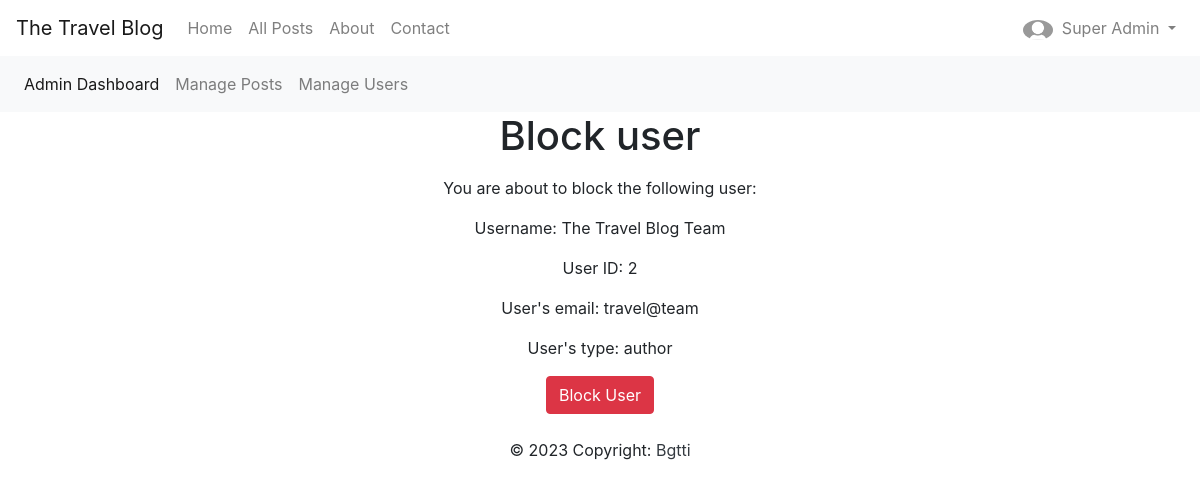
Page /dashboard/manage_users/block/2 (signed in) on the committed database.
### app/models/user.py (models this page shows, shortened)
class Blog_User(UserMixin, db.Model):
    __tablename__ = "blog_user"
    id = db.Column(db.Integer, primary_key=True)
    name = db.Column(db.String(200), nullable=False, unique=True)
    email = db.Column(db.String(200), nullable=False, unique=True)
    password = db.Column(db.String(200), nullable=False)
    date_created = db.Column(db.DateTime, default=datetime.utcnow)
    about = db.Column(db.String(385), default="")
    picture = db.Column(
        db.String(), default="Picture_default.jpg")
    type = db.Column(db.String(100), nullable=False, default="user")
    blocked = db.Column(db.String(5), default="FALSE")
    admin_notes = db.Column(db.Text)
    posts = db.relationship('Blog_Posts', backref='author')
    comments = db.relationship('Blog_Comments', backref='user')
    replies = db.relationship('Blog_Replies', backref='user')
    likes = db.relationship('Blog_Likes', backref='user')
    bookmarks = db.relationship('Blog_Bookmarks', backref='user')

### app/dashboard/routes.py (the view)
@dashboard.route("/dashboard/manage_users/block/<int:id>", methods=["GET", "POST"])
@login_required
def user_block(id):
    if current_user.type not in ("admin", "super_admin"):
        abort(403)
    user_to_block = Blog_User.query.get_or_404(id)
    if request.method == "POST":
        if id == 1:
            flash("Authorization error: this user cannot be blocked")
        else:
            user_to_block.blocked = "TRUE"
            user_comments = Blog_Comments.query.filter(
                Blog_Comments.user_id == user_to_block.id).all()
            user_replies = Blog_Replies.query.filter(
                Blog_Replies.user_id == user_to_block.id).all()
            if user_comments:
                for comment in user_comments:
                    comment.blocked = "TRUE"
            if user_replies:
                for reply in user_replies:
                    reply.blocked = "TRUE"
            try:
                db.session.commit()
                flash("User blocked successfully.")
                return redirect(url_for('dashboard.users_table'))
            except:
                db.session.rollback()
                flash("There was a problem blocking this user.")
                return render_template("dashboard/users_user_block.html", logged_in=current_user.is_authenticated, user_to_block=user_to_block)
    else:
        return render_template("dashboard/users_user_block.html", logged_in=current_user.is_authenticated, user_to_block=user_to_block)

### app/account/routes.py (called while the page is built)
@login_manager.user_loader
def load_user(user_id):
    return Blog_User.query.get(int(user_id))

### app/templates/dashboard/users_user_block.html
{% extends "account/dashboard_admin.html" %}
{% block page %}
<h1 class="mb-3 text-center">Block user</h1>
<section class="mb-3 container-fluid">
    <div class="justify-content-center">
        <p class="text-justify text-center">You are about to block the following user:</p>
        <p class="text-justify text-center">Username: {{user_to_block.name}}</p>
        <p class="text-justify text-center">User ID: {{user_to_block.id}}</p>
        <p class="text-justify text-center">User's email: {{user_to_block.email}}</p>
        <p class="text-justify text-center">User's type: {{user_to_block.type}}</p>
    </div>
</section>
<section class="mb-3 container-fluid">
    <div class="row justify-content-center">
        <form class="col-lg-2 col-md-10" action="/dashboard/manage_users/block/{{user_to_block.id}}" method="POST">
            <div class="d-flex justify-content-center">
                <button type="submit" name="submit_block" class="btn btn-danger mb-2">Block User</button>
            </div>
        </form>
    </div>
</section>
{% endblock %}

### app/templates/base.html (shortened to what this page needs)
<!doctype html>
<html lang="en">
<head>
    <link rel="stylesheet" href="https://cdn.jsdelivr.net/npm/bootstrap@4.5.3/dist/css/bootstrap.min.css"
>
    <link rel="stylesheet" href="/../static/CSS/styles.css">
</head>
<body>
    <nav class="navbar navbar-expand-lg navbar-light HOME-nav">
        <a class="navbar-brand" href="#">The Travel Blog</a>
        <div class="collapse navbar-collapse" id="navbarSupportedContent">
            <ul class="navbar-nav mr-auto">
                <li class="nav-item">
                    <a class="nav-link" href="/">Home <span class="sr-only">(current)</span></a>
                </li>
                <li class="nav-item">
                    <a class="nav-link" href="{{ url_for('website.all', index=0) }}">All Posts</a>
                </li>
                <li class="nav-item">
                    <a class="nav-link" href="/about">About</a>
                </li>
                <li class="nav-item">
                    <a class="nav-link" href="/contact">Contact</a>
                </li>
            </ul>
            <ul class="navbar-nav my-2 my-lg-0">
                {% if logged_in: %}
                <li class="nav-item dropdown">
                    <a class="nav-link dropdown-toggle" href="#" id="navbarDropdown" role="button" data-toggle="dropdown"
                        aria-haspopup="true" aria-expanded="false">
                        <img src="{{ url_for('static', filename='Pictures_Users/'+current_user.picture) }}" class="rounded-circle mr-1" height="20"
                            alt="User" loading="lazy" />
                        {{ current_user.name }}
                    </a>
                </li>
                {% endif %}
            </ul>
        </div>
    </nav>
{% block content %}
{% endblock %}
<footer class=" text-center text-lg-start HOME-footer">
    <p class="text-center">
        © 2023 Copyright:
        <a class="text-dark" href="https://github.com/bgtti">Bgtti</a>
    </p>
</footer>
</body>
</html>

### app/static/CSS/styles.css (style rules this page uses)
html, body { overflow-x: hidden; }

### rows in the picture
Blog_User: picture (placeholder picture), name "Super Admin"
Blog_User: name "The Travel Blog Team", id "2", email "travel@team", type "author"
